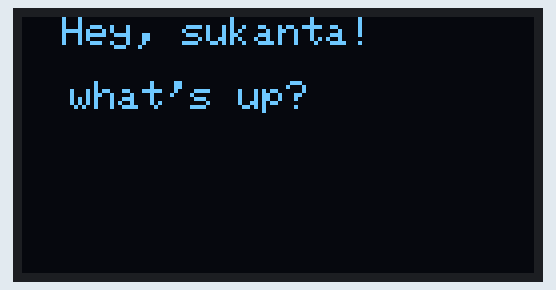
The sketch below on a simulated Arduino Uno, built with avr-gcc and run on an emulated ATmega328P. Parts: 128×64 one-colour display. The display library's start-up logo is not drawn.

Above: at 4.2 s.

The sketch:

oled_interfacing.ino
```cpp
#include <Adafruit_GFX.h>
#include <gfxfont.h>


#include <SPI.h>
#include <Wire.h>
#include <Adafruit_GFX.h>
#include <Adafruit_SSD1306.h>

#define OLED_RESET 4
Adafruit_SSD1306 display(OLED_RESET);


void setup()   {
  Serial.begin(9600);

  display.begin(SSD1306_SWITCHCAPVCC, 0x3C);  // initialize with the I2C addr 0x3D (for the 128x64)


  display.display();
  delay(2000);
  display.clearDisplay();


  display.drawPixel(10, 10, WHITE);
  display.display();
  delay(2000);
  display.clearDisplay();


  text();
  delay(2000);
  display.clearDisplay();


}


void loop()
{}


void text(void) {
  display.setTextSize(1.9999);
  display.setTextColor(WHITE);
  display.setCursor(10,0);
  display.clearDisplay();
  display.println("Hey, sukanta!");
  display.println("  ");
  display.println("  what's up?");
  display.display();
  delay(1);
}
```
